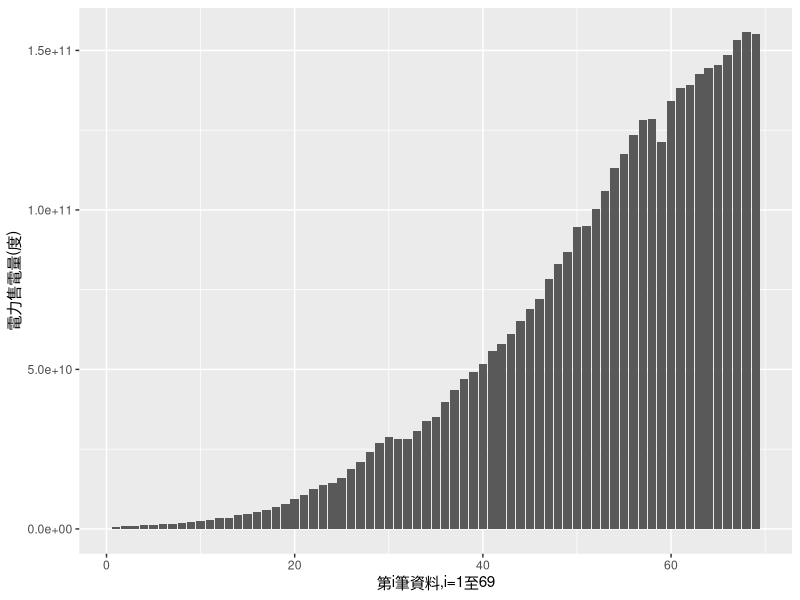
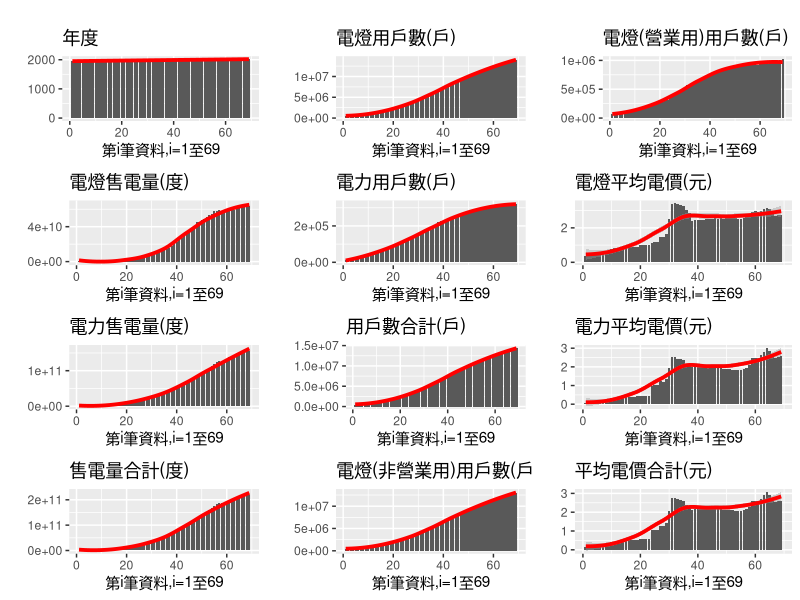
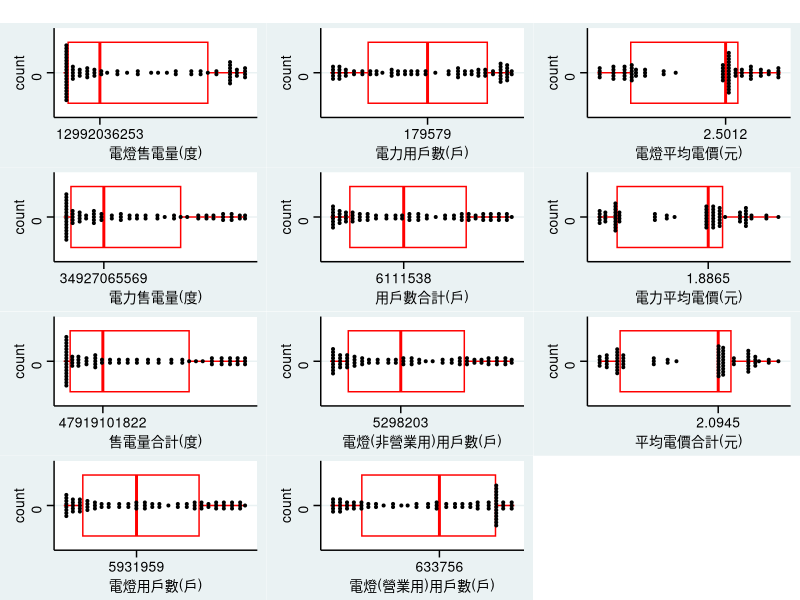
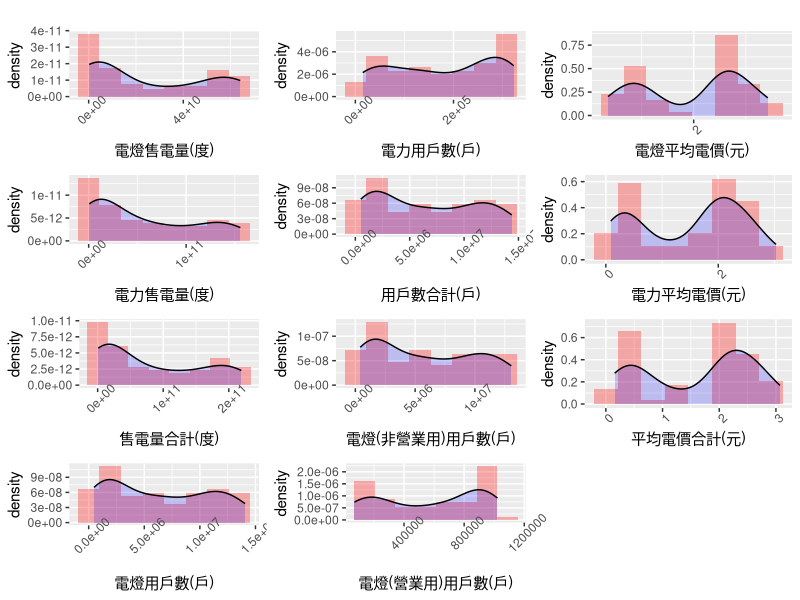
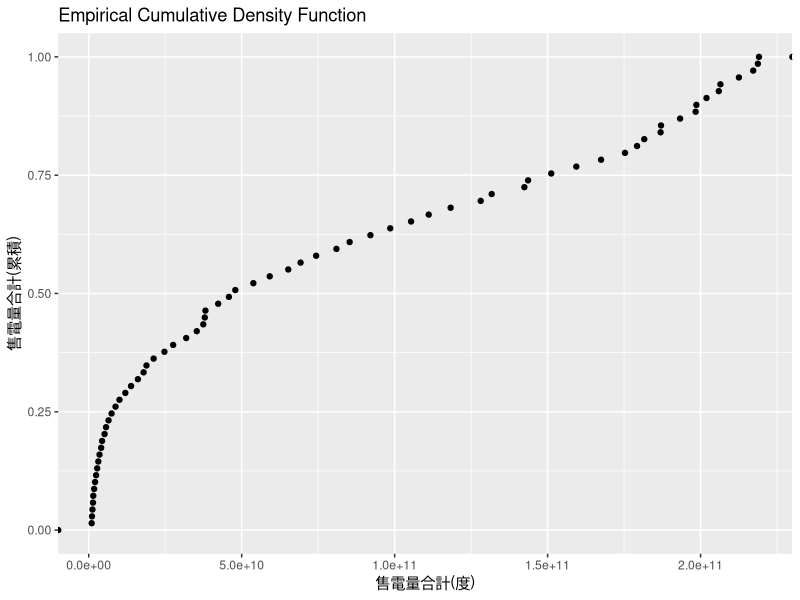
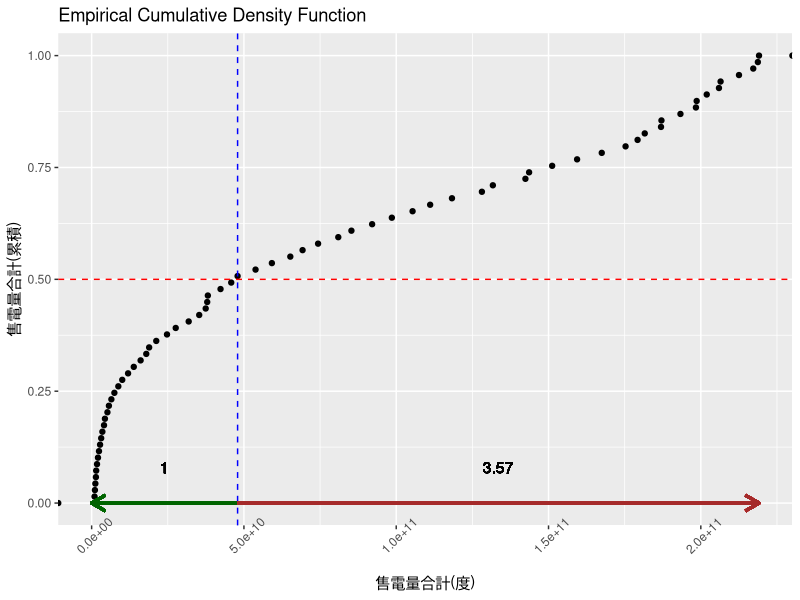
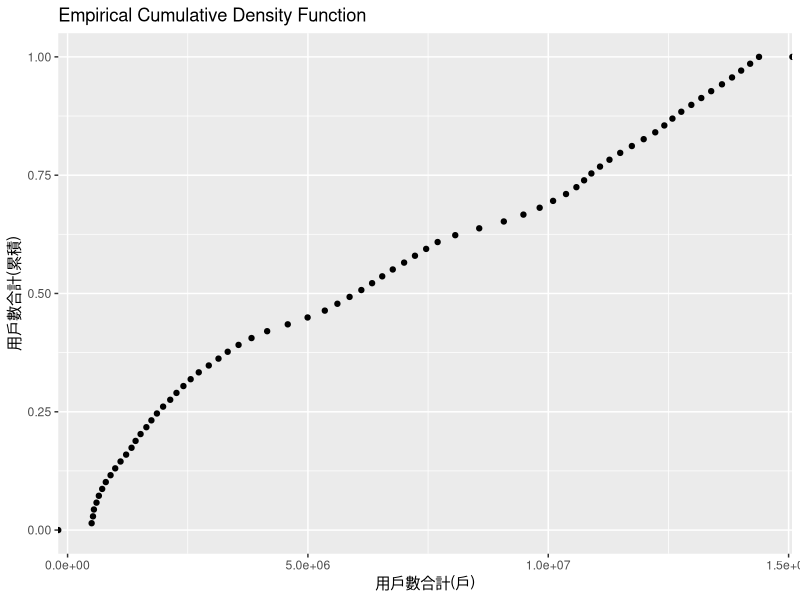
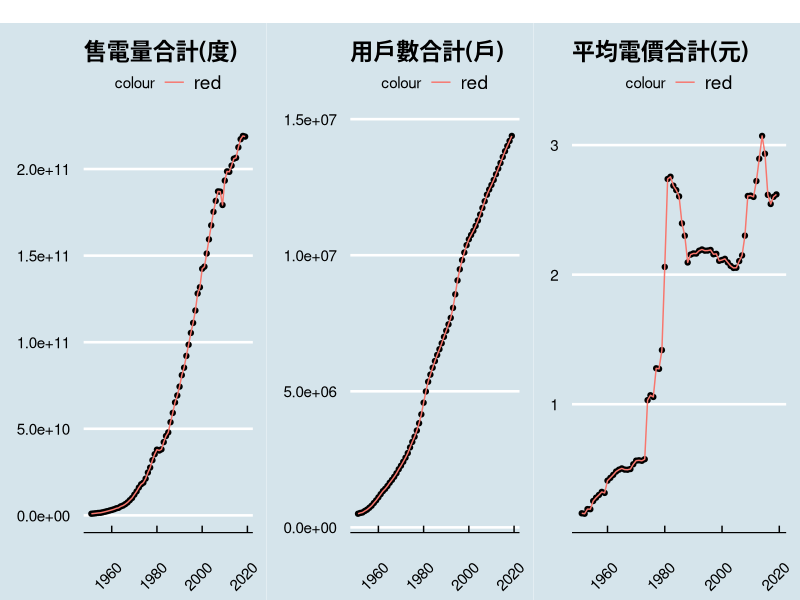

Generate these figures, in order, with R:
## ---- chunk 1
knitr::opts_chunk$set(echo = TRUE)
knitr::opts_chunk$set(warning=FALSE)
## ---- chunk 2
library(readr) #read_csv
mydata <- read_csv("doc/001.csv")
## ---- chunk 3
library(ggplot2)
ggplot(mydata,aes(x=1:nrow(mydata),y=`電力售電量(度)`))+
  geom_bar(stat="identity")+
  xlab("第i筆資料,i=1至69")
## ---- chunk 4
library(gridExtra) 
mydata.frame<-data.frame(mydata)
colnames(mydata.frame) <- colnames(mydata)
barOrder <- function(x){
  ggplot(mydata.frame,aes(x=1:nrow(mydata),y=mydata.frame[,x]))+
    geom_bar(stat="identity")+
    xlab("第i筆資料,i=1至69")+
    ylab("")+
    scale_y_continuous(n.breaks=3)+
    ggtitle(colnames(mydata.frame[x]))+
    geom_smooth(color="red",lwd=1.3)  
}
barOrder.list<-lapply(c(1:12),FUN=barOrder)
marrangeGrob(barOrder.list, nrow=4, ncol=3, top="")
## ---- chunk 5
library(ggthemes)
boxAll <- function(x){
  ggplot(mydata.frame,aes(mydata.frame[,x]))+
    geom_boxplot(color="red")+
    geom_dotplot(binaxis="x", stackdir="center", dotsize=0.5)+
    theme_stata()+
    xlab(colnames(mydata.frame[x]))+
    scale_x_continuous(breaks=c(median(mydata.frame[,x])))+
    scale_y_continuous(breaks=0)
}
boxAll.list<-lapply(c(2:12),FUN=boxAll)
marrangeGrob(boxAll.list, nrow=4, ncol=3, top="")
## ---- chunk 6
mydensity <- function(x){
  ggplot(mydata.frame,aes(x=mydata.frame[,x]))+
    geom_histogram(aes(y=..density..),alpha=0.3,fill="red",bins=8)+
    geom_density(alpha=0.2, fill="blue")+
    xlab(colnames(mydata[x]))+
    scale_x_continuous(n.breaks=3)+
    theme(axis.text.x = element_text(angle=45))
}
density.list<-lapply(c(2:12),FUN=mydensity)
marrangeGrob(density.list, nrow=4, ncol=3, top="")
## ---- chunk 7
ESumecdf<-ggplot(mydata,aes(`售電量合計(度)`))+
  stat_ecdf(geom = "point") +
  labs(title="Empirical Cumulative Density Function",
       y = "售電量合計(累積)", x="售電量合計(度)")
ESumecdf
## ---- chunk 8
tenBillion <-10000000000
mid<-mydata$`售電量合計(度)`[(nrow(mydata)+1)/2]
br<-round(mid/tenBillion,1)
la<-br*10
ESumecdf_summary<-ESumecdf+
  geom_hline(yintercept = 0.5,color="red",linetype="dashed")+
  geom_vline(xintercept = mid,color="blue",linetype="dashed")+
  geom_segment(aes(x=mid, y=0, xend=0, yend=0), color="darkgreen",
               arrow = arrow(length = unit(0.4, "cm")),
               lwd=1)+ 
  geom_segment(aes(x=mid, y=0, xend=max(mydata$`售電量合計(度)`),
                   yend=0), color="brown",lwd=1,
               arrow = arrow(length = unit(0.4, "cm")))+
  geom_text(x=mid/2,y=0.08,label="1")+
  geom_text(x=(max(mydata$`售電量合計(度)`)+mid)/2,
            y=0.08,
            label=round((max(mydata$`售電量合計(度)`)-mid)/mid,2))+
  theme(axis.text.x = element_text(angle=45))
ESumecdf_summary
## ---- chunk 9
ggplot(mydata,aes(`用戶數合計(戶)`))+
  stat_ecdf(geom = "point") +
  labs(title="Empirical Cumulative Density Function",
       y = "用戶數合計(累積)", x="用戶數合計(戶)")
## ---- chunk 10
TSAll <- function(x) {
  ggplot(mydata.frame,aes(x=年度,y=mydata.frame[,x]))+
    geom_point()+
    geom_line(aes(x=年度,y=mydata.frame[,x],color="red"))+
    ylab("")+xlab("")+
    ggtitle(colnames(mydata.frame[x]))+
    theme_economist()+
    theme(axis.text.x = element_text(angle=45),
          axis.title = element_text(size=1))
}
TSAll.list<-lapply(c(4,7,12),FUN=TSAll)
marrangeGrob(TSAll.list, nrow=1, ncol=3, top="")
## ---- chunk 11
ggplot(data=mydata, aes(x=`電燈平均電價(元)`
                        ,y=`電燈(非營業用)用戶數(戶)`))+
  geom_point()
## ---- chunk 12
library(tidyverse)
temp<-gather(mydata,`電燈(非營業用)用戶數(戶)`,
             `電燈(營業用)用戶數(戶)`,key=電燈用戶型態,
             value=電燈用戶數)%>%gather(`電燈售電量(度)`,
                                     `電力售電量(度)`,
key=售電量型態,value=售電量)%>%gather(`電燈用戶數(戶)`,
                              `電力用戶數(戶)`,
                              key=用戶數型態,value=用戶數)%>%
  gather(`電燈平均電價(元)`,`電力平均電價(元)`,
         key=電價型態,value=電價)

mydata.trans<-data.frame(temp)
mydata.trans.hist <- function(x){
  ggplot(mydata.trans, aes(x=mydata.trans[,x], fill=mydata.trans[,x-1])) +
    geom_histogram( alpha=0.3,position="identity")+
    scale_fill_discrete(name=names(mydata.trans[x-1]))+
    scale_x_continuous(n.breaks=3)+
    xlab(names(mydata.trans[x]))+
    theme(axis.text.x = element_text(angle=45))
  }
mydata.trans.list <- lapply(c(6,8,10,12),mydata.trans.hist)
marrangeGrob(mydata.trans.list, nrow=2, ncol=2, top="")
## ---- chunk 13
pLS<-round(mean(mydata.frame[,2]/mydata.frame[,4]),2)
pES<-round(mean(mydata.frame[,3]/mydata.frame[,4]),2)

temp2<-data.frame(type=c("電力","電燈"),elecSell=c(pES,pLS))
ggplot(temp2,aes(x="", y=elecSell,fill=type))+
  geom_bar(width=1, stat="identity")+
  coord_polar("y", start=0)
## ---- chunk 14
ggplot(temp, aes(x=售電量型態, y=售電量, fill=售電量型態)) +
  geom_boxplot()
ggplot(temp, aes(x=用戶數型態, y=用戶數, fill=用戶數型態)) +
  geom_boxplot()
## ---- chunk 15
ggplot(temp, aes(x=售電量型態, y=售電量,fill=售電量型態)) +
  geom_violin(color="green",alpha=0.5,trim=FALSE)
## ---- chunk 16
ggplot(temp, aes(x=售電量型態, y=售電量)) +
  geom_dotplot(binaxis="y",stackdir="center",dotsize=0.3,
               color="red")
## ---- chunk 17
ggplot(data=temp, aes(x=年度, y=售電量, color=售電量型態))+
  geom_point(size=3)
## ---- chunk 18
ggplot(data=temp, aes(x=年度, y=用戶數, color=用戶數型態))+
  geom_point(size=3)

## ---- chunk 19
ggplot(data=temp, aes(x=年度, y=電燈用戶數, color=電燈用戶型態))+
  geom_point(size=3)
## ---- chunk 20
ggplot(data=temp, aes(x=年度, y=電價, color=電價型態))+
  geom_point(size=3)
## ---- chunk 21
Q1 <- quantile(temp$售電量)[2]
Q3 <- quantile(temp$售電量)[4]

temp[temp$售電量<=Q1,"class"]<-1
temp[temp$售電量<Q3&temp$售電量>Q1,"class"]<-2
temp[temp$售電量>=Q3,"class"]<-3

bardata<-aggregate(temp$電價, by=list(temp$電價型態,temp$class), FUN=mean)
colnames(bardata)<-c("電價型態","售電量大小","平均電價")
ggplot(bardata,aes(x=售電量大小,y=平均電價,fill=電價型態))+
  geom_bar(stat="identity",position="dodge")+
  xlab("售電量大小")+
  geom_text(aes(label=round(平均電價,2)), vjust=1.4, color="white",
            position = position_dodge(0.9))
## ---- chunk 22
ggplot(data=temp, aes(x=電價, y=用戶數, label=class)) +
  geom_point() +
  geom_label()+
  geom_text(size=4,aes(color=用戶數型態))
## ---- chunk 23
ggplot(temp, aes(x=用戶數, fill=as.factor(class))) +
  geom_density(alpha=0.4)+
  scale_fill_discrete(name="售電量大小")
